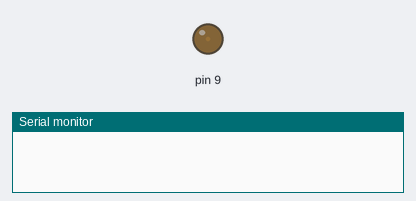
Bench run of a sketch on a simulated Arduino Uno, built with avr-gcc and run on an emulated ATmega328P. Parts: output pins drawn as LEDs (lit = HIGH), the last lines printed to the serial monitor.

Above: at 0.05 s.
At 1.15 s:
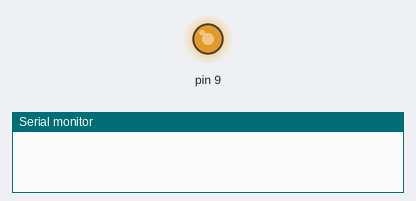
At 6.35 s:
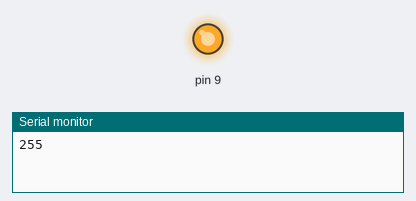
At 12.75 s:
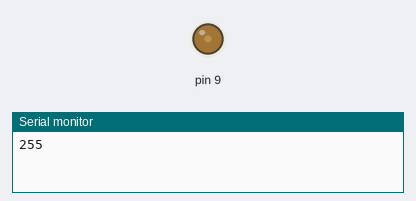
Timing chart, 0 to 30.0 s (numbered marks = the images above):
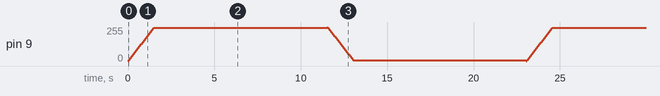

The sketch:

sketch_dec16b.ino
```cpp
int brightness = 0;    // уставливаем начально значение яркости
int fadeAmount = 5;    // шаг приращения/убывания яркости

void setup()  {
  // устанваливаем пин 9 в режим выхода
  pinMode(9, OUTPUT);
  Serial.begin(9600);
}

void loop()  {
  // устанавливаем значение широты импульса на выходе 9
  // задавая яркость светодиода
  analogWrite(9, brightness);
  // измением значение в переменной для яркости
  brightness = brightness + fadeAmount;


  // при достижение крайних значений для яркости
  // меняем знак переменной шага приращения/убывания яркости
  if (brightness == 0 || brightness == 255) {
    fadeAmount = -fadeAmount ;
     Serial.print(brightness);
    delay(10000);


  }
  // делаем паузу для достижения плавного наращивания/убывания яркости
  delay(30);
}
```
